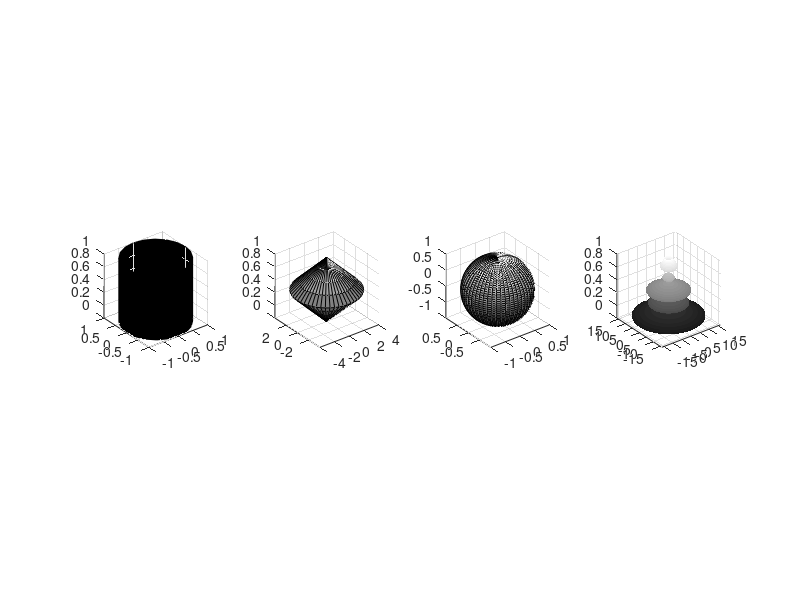

Recreate this plot in MATLAB.
subplot(1,4,1)
cylinder, axis square tight
subplot(1,4,2)
cylinder([0 1 2 3 4 3 2 1 0],50), axis square tight
x = linspace(0,5*pi,500);
y = abs((5*pi-x).*sin(x)+2);
subplot(1,4,4)
cylinder(y,50); colormap(gray); shading interp
axis square tight
subplot(1,4,3)
sphere(50), axis square tight
